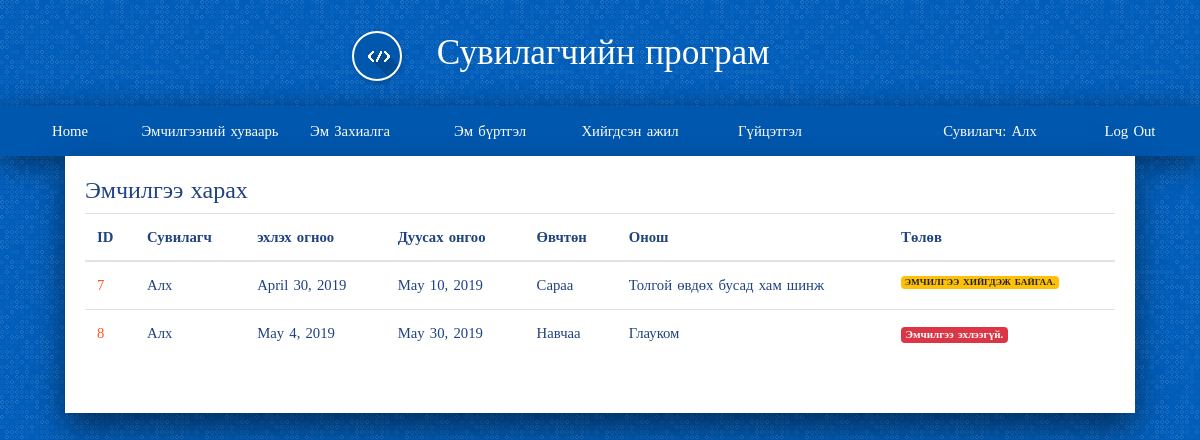
The app's page /drug/emchilgee_list/ (signed in) with its own data.
### account/models.py (models this page shows, shortened)
class User(AbstractUser):
    is_worker       = models.BooleanField('worker status', default=False)
    is_costumer     = models.BooleanField('costumer status', default=False)

class Worker(models.Model):
    user            = models.OneToOneField(User, on_delete=models.CASCADE, primary_key=True, related_name='worker')
    firstname       = models.CharField(max_length=200)
    lastname        = models.CharField(max_length=200)
    register        = models.CharField(max_length=200)
    gender          = models.ForeignKey(Gender,on_delete=models.SET_NULL, null=True, blank=True)
    age             = models.IntegerField(null=True, blank=True)
    degree          = models.ForeignKey(Degree, on_delete=models.SET_NULL, null=True, blank=True)
    position        = models.ForeignKey(Position, on_delete=models.SET_NULL, null=True, blank=True)
    def __str__(self):
        return self.firstname
    def is_doctor(self):
        return self.position.name == "Эмч"

class Costumer(models.Model):
    user            = models.OneToOneField(User, on_delete=models.CASCADE, primary_key=True, related_name='costumer')
    firstname       = models.CharField(max_length=200)
    lastname        = models.CharField(max_length=200)
    register        = models.CharField(max_length=200)
    gender          = models.ForeignKey(Gender,on_delete=models.SET_NULL, null=True, blank=True)
    age             = models.IntegerField(null=True, blank=True)
    description     = models.CharField(max_length=200)
    def __str__(self):
        return self.firstname

### drug/models.py (models this page shows, shortened)
class Emchilgee(models.Model):
    start_date = models.DateField(default=timezone.now)
    end_date = models.DateField(default=timezone.now)
    worker = models.ForeignKey(Worker, on_delete=models.SET_NULL, null=True, blank=True)
    costumer = models.ForeignKey(Costumer, on_delete=models.SET_NULL, null=True, blank=True)
    onosh = models.ForeignKey(Onosh, on_delete=models.SET_NULL, null=True, blank=True)
    created_date = models.DateField(default=timezone.now)
    def is_started(self):
        return self.start_date <= date.today()

class Onosh(models.Model):
    category = models.CharField(max_length=200, null=True, blank=True)
    disc = models.CharField(max_length=400, null=True, blank=True)
    code = models.CharField(max_length=20, null=True, blank=True)
    def __str__(self):
        return self.disc

### drug/views.py (the view)
def emchilgee_list(request, template_name='drug/emchilgee_list.html'):
    data = {}
    temp = []
    today = date.today()
    emchilgee = Emchilgee.objects.filter(worker = request.user.worker)
    drug_important = Drug_important.objects.all()
    for item in emchilgee:
        if item.end_date > today:
            temp.append(item)
    emchilgee = temp
    data['drug_important'] = drug_important
    data['emchilgee'] = emchilgee
    return render(request, template_name, data)

### drug/templates/drug/emchilgee_list.html
{% extends 'base.html' %}
{% load staticfiles %}
{% load bootstrap3 %}
{% block content %}
<h4>Эмчилгээ харах</h4>
<table class="table">
<thead>
    <tr>
      <th> ID </th>
      <th> Сувилагч </th>
      <th> эхлэх огноо</th>
      <th> Дуусах онгоо </th>
      <th> Өвчтөн </th>
      <th> Онош </th>
      <th> Төлөв </th>
    </tr>
</thead>
  <tbody>
      {% for drug in emchilgee %}
        <tr>
          <td> <a href='#'> {{ drug.id }} </a></td>
          <td>{{ drug.worker }}</td>
          <td>{{ drug.start_date }}</td>
          <td>{{ drug.end_date }}</td>
          <td>{{ drug.costumer }}</td>
          <td>{{ drug.onosh }}</td>
          <td>
            {% if drug.is_started %}
              <h5><span class="badge badge-warning">Эмчилгээ хийгдэж байгаа.</span></h5>
            {% else %}
              <span class="badge badge-danger">Эмчилгээ эхлээгүй.</span>
            {% endif %}
          </td>
        </tr>
      {% endfor %}
  </tbody>
</table>
{% endblock %}

### templates/base.html (shortened to what this page needs)
{% load staticfiles %}
<!DOCTYPE html>
<html>
<head>
	<link rel="stylesheet" href="https://stackpath.bootstrapcdn.com/bootstrap/4.1.3/css/bootstrap.min.css">
	<link rel="stylesheet" href="{% static 'css/style.css' %}">
	<link rel="stylesheet" href="{% static 'css/basic.css' %}">
	<link rel="stylesheet" href="{% static 'css/navigator.css' %}">
	<link rel="stylesheet" href="https://use.fontawesome.com/releases/v5.8.1/css/all.css">
</head>
<body>
{% if request.user.is_authenticated %}
	{% if request.user.is_worker %}
		{% if request.user.worker.is_doctor %}
			<div class="title">
					<i class="logo-design-guide"></i>
					Сувилагчийн програм
			</div>
			<div class="header">
				<label for="show-menu" class="show-menu">Цэс </label>
				<input type="checkbox" id="show-menu" role="button">
				<ul id="menu" class="menu">
						<li><a href="{% url 'home' %}"> Нүүр хуудас </a></li>
						<li><a href="{% url 'drug:all_emchilgee_list' %}"> Гүйцэтгэл </a></li>
						<li class="float-right"><a href="{% url 'account:logout'%}"> Log Out </a></li>
						<li class="float-right"> <a href="#"> Эмч: {{ request.user.worker }} </a> </li>
				</ul>
			</div>
		{% else %}
			<div class="title">
					<i class="logo-design-guide"></i>
					Сувилагчийн програм
			</div>
			<div class="header">
				<ul id="menu" class="menu">
						<li><a href="{% url 'home' %}"> Home </a></li>
						<li><a href="{% url 'drug:emchilgee_list' %}"> Эмчилгээний хуваарь </a></li>
						<li><a href="{% url 'drug:drug_order' %}"> Эм Захиалга </a></li>
						<li><a href="{% url 'drug:drug_detail' %}"> Эм бүртгэл </a></li>
						<li><a href="{% url 'drug:emchilgee_list_done' %}"> Хийгдсэн ажил </a></li>
						<li><a href="{% url 'drug:reviews' %}"> Гүйцэтгэл </a></li>
						<li class="float-right"><a href="{% url 'account:logout'%}"> Log Out </a></li>
						<li class="float-right"><a href="#"> Сувилагч: {{ request.user.worker }}</a></li>
				</ul>
			</div>
		{% endif %}
	{% endif %}
{% endif %}
<div class="container">
	<div class="main">
	    {% block content %}
			{% endblock %}
	</div>
</div>
</body>
</html>

### static/css/style.css (style rules this page uses)
body { background-color: #e9e9e9; }

### static/css/basic.css (style rules this page uses)
body { font-family: "Fira Sans Condensed"; font-weight: 400; font-size: 0.92em; color: #1f4280; background-color: #005dba; line-height: 1.5em; word-spacing: 0.1em; margin: 0; }
.container { display: grid; grid-template-columns: auto 1400px auto; grid-template-rows: auto auto auto auto 60px; }
.title { grid-column: 2/3; grid-row: 1/2; font-weight: 200; font-size: 2.4em; color: #fff; line-height: 3em; text-align: center; }
.title [class^="logo-"] { border: 2px solid #fff; margin-right: 24px; margin-left: -78px; }
.header { grid-column: 2/3; grid-row: 2/3; border-radius: 4px 4px 0 0; overflow: hidden; box-shadow: 0px 7px 31px rgba(0, 0, 0, 0.5); background-color: #0057ae; }
.main { grid-column: 2/3; grid-row: 3/4; background-color: #fff; box-shadow: 0px 15px 31px rgba(0, 0, 0, 0.5); padding: 20px 20px 40px 20px; min-width: 0; }
h5 { font-size: 0.84em; border-radius: 4px; text-transform: uppercase; font-weight: 500; }
h5:first-of-type { margin-top: 0; }
a { color: #ff5722; text-decoration: none; }
@media screen and (max-width: 1440px) { .container { grid-template-columns: 20px auto 20px; } }
ul.menu { margin:0; padding:0; transition: background-color .15s ease-in-out; min-height: 50px; }
ul.menu li { display:inline-block; float: left; }
ul.menu li a { display:block; min-width:140px; height: 50px; text-align: center; line-height: 50px; color: #fff; background: #0057ae; transition: background-color .20s ease-in-out; }
ul.menu .float-right { float: right; }

### static/css/navigator.css (style rules this page uses)
[class^="logo-"] { display: inline-block; width: 50px; height: 50px; box-shadow: 1px 2px 4px 1px rgba(0,0,0,.15); transition: box-shadow .2s ease-in-out; border-radius: 50%; vertical-align: middle; }

### records on screen
User: user.worker "Алх"
Emchilgee: id "7", worker "Алх", start_date "April 30, 2019", end_date "May 10, 2019", costumer "Сараа", onosh "Толгой өвдөх бусад хам шинж", shows "ЭМЧИЛГЭЭ ХИЙГДЭЖ БАЙГАА."
Emchilgee: id "8", worker "Алх", start_date "May 4, 2019", end_date "May 30, 2019", costumer "Навчаа", onosh "Глауком", shows "Эмчилгээ эхлээгүй."
